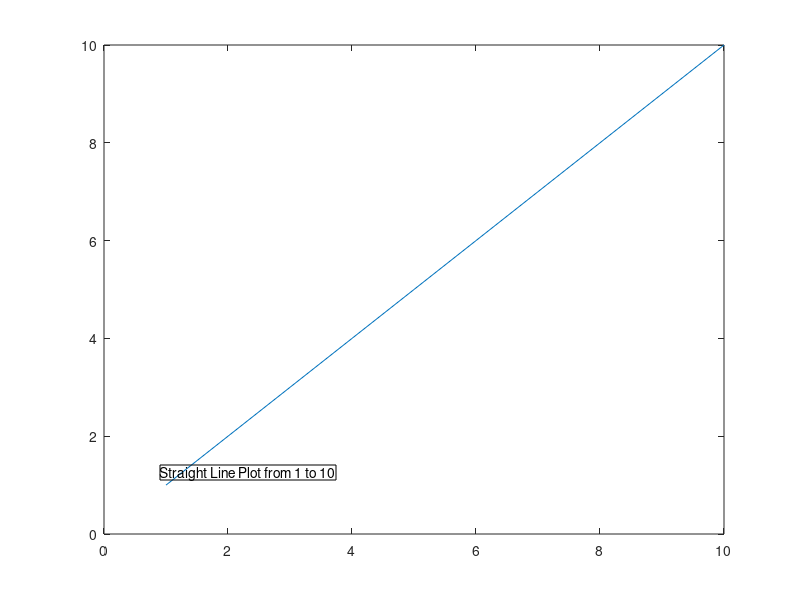

This chart was generated by the following MATLAB code:
figure
plot(1:10)
dim = [0.2 0.2 0.3 0.3];
str = {'Straight Line Plot from 1 to 10'};
annotation('textbox',dim,'String',str,'FitBoxToText','on');